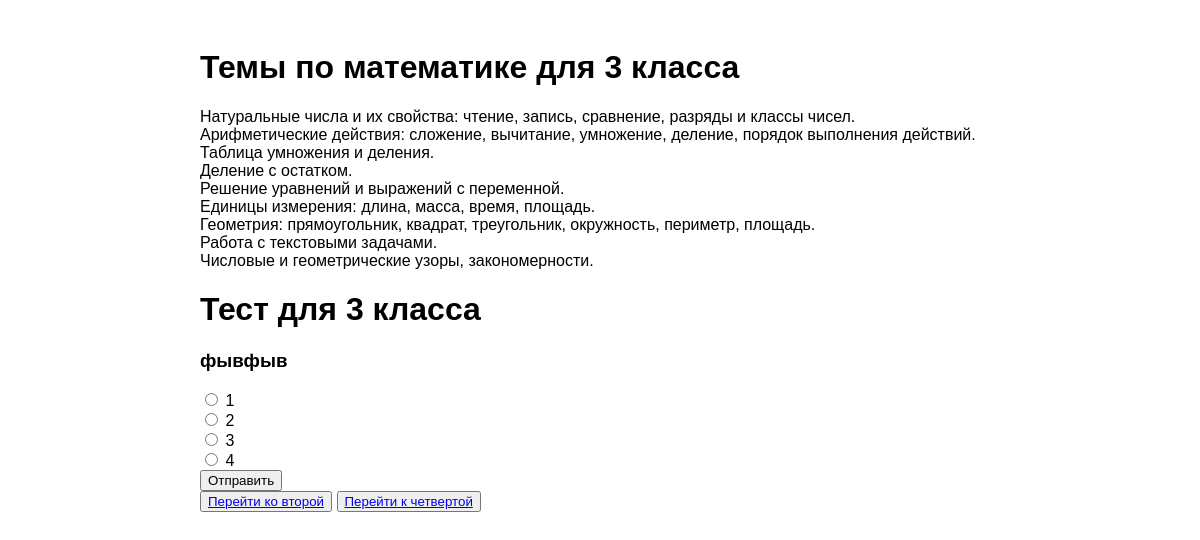
The page /third/ on the database its author committed.
### core/models.py (models this page shows, shortened)
class Question(models.Model):
    text = models.TextField()
    classroom = models.ForeignKey(Classroom, on_delete=models.CASCADE, related_name="questions")

class Answer(models.Model):
    question = models.ForeignKey(Question, on_delete=models.CASCADE, related_name="answers")
    text = models.CharField(max_length=255)
    is_correct = models.BooleanField(default=False)

### core/views.py (the view)
# urls.py: path('third/', third_class_view, name='third'),
def third_class_view(request):
    questions = Question.objects.filter(classroom_id=3)
    return render(request, "third.html", {"questions": questions})

### core/templates/third.html (shortened to what this page needs)
<!DOCTYPE html>
<html lang="en">
  <head>
    {% load static %}
    <link rel="stylesheet" href="{% static 'css/style.css' %}" />
  </head>
  <body class="box">
    <div class="box_1">
      <h1>Темы по математике для 3 класса</h1>
      <div class="topic">
        Натуральные числа и их свойства: чтение, запись, сравнение, разряды и
        классы чисел.
      </div>
      <div class="topic">
        Арифметические действия: сложение, вычитание, умножение, деление,
        порядок выполнения действий.
      </div>
      <div class="topic">Таблица умножения и деления.</div>
      <div class="topic">Деление с остатком.</div>
      <div class="topic">Решение уравнений и выражений с переменной.</div>
      <div class="topic">Единицы измерения: длина, масса, время, площадь.</div>
      <div class="topic">
        Геометрия: прямоугольник, квадрат, треугольник, окружность, периметр,
        площадь.
      </div>
      <div class="topic">Работа с текстовыми задачами.</div>
      <div class="topic">Числовые и геометрические узоры, закономерности.</div>
      <h1>Тест для 3 класса</h1>
      <div id="questions-container">
        {% for question in questions %}
        <h3>{{ question.text }}</h3>
        <form method="post" action="{% url 'submit_test' classroom_id=3 %}">
          {% csrf_token %} {% for answer in question.answers.all %}
          <label>
            <input
              type="radio"
              name="question_{{ question.id }}"
              value="{{ answer.id }}"
            />
            {{ answer.text }} </label
          ><br />
          {% endfor %} {% endfor %}
          <button type="submit">Отправить</button>
        </form>
      </div>
      <button><a href="{% url 'second' %}">Перейти ко второй</a></button>
      <button><a href="{% url 'fourth' %}">Перейти к четвертой</a></button>
    </div>
  </body>
</html>

### core/static/css/style.css (style rules this page uses)
.box { display: flex; justify-content: center; align-items: center; flex-direction: column; padding: 20px; }
.box_1 { width: 100%; max-width: 800px; margin: 0 auto; text-align: left; font-family: Arial, Helvetica, sans-serif; }

### rows shown on the page
Question: text "фывфыв"
Answer: text "1"
Answer: text "2"
Answer: text "3"
Answer: text "4"
